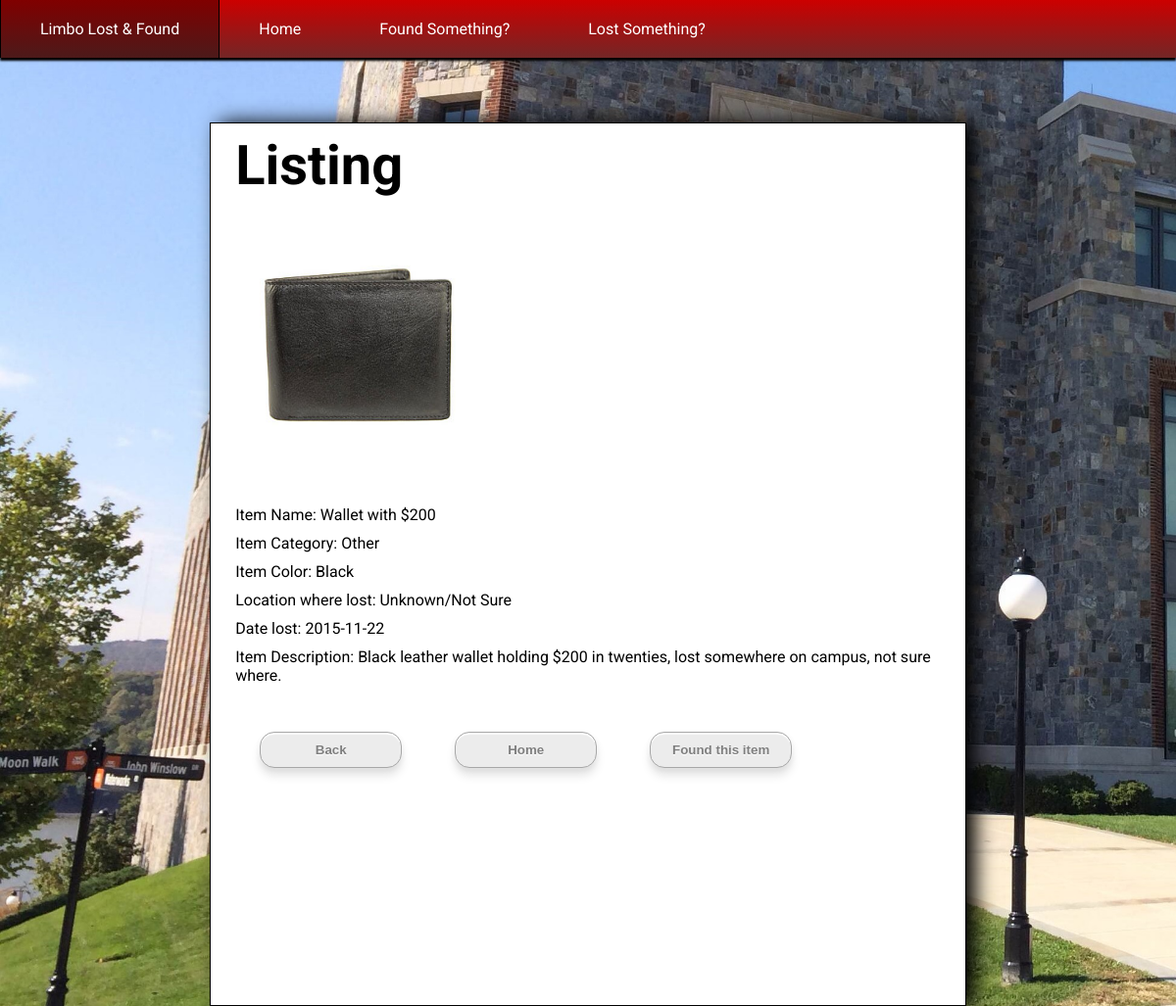
Screenshot of /results.php?id=3 with the database file from the repository.
### tables this page shows
CREATE TABLE IF NOT EXISTS stuff(
id INT PRIMARY KEY AUTO_INCREMENT,
item TEXT NOT NULL,
location_id INT NOT NULL,
category SET('Electronics', 'Clothing', 'School Supplies', 'Other') NOT NULL,
color TEXT NOT NULL,
description TEXT NOT NULL,
item_date DATE NOT NULL,
create_date DATE NOT NULL,
update_date DATE NOT NULL,
room TEXT,
uploaderEmail TEXT,
status SET('Found', 'Lost', 'Claimed') NOT NULL,
image TEXT,
FOREIGN KEY (location_id) REFERENCES locations(id)
);

CREATE TABLE IF NOT EXISTS locations(
id INT PRIMARY KEY AUTO_INCREMENT,
create_date DATETIME NOT NULL,
update_date DATETIME NOT NULL,
location_name TEXT NOT NULL);

### includes/helpers.php (the view, shortened to what this page needs)
<?php
function buildEmailButton($dbc, $id){
  $query = 'SELECT status FROM stuff WHERE id =' . $id;
  $results = mysqli_query($dbc , $query);
  if($results){
    while ($row = mysqli_fetch_array($results, MYSQLI_ASSOC)){
        if ($row['status'] == "Found") {
             echo '<button onClick="getEmailAddress(' . $id . ')"/>Claim item</button>';
        } else if ($row['status'] == "Lost") {
             echo '<button onClick="getEmailAddress(' . $id . ')"/>Found this item</button>';
        }
     }
  }
}
function show_listing($dbc, $id) {
  $query = 'SELECT * FROM stuff LEFT JOIN locations ON stuff.location_id=locations.id WHERE stuff.id = ' . $id;
  $results = mysqli_query( $dbc , $query ) ;
  if( $results )
  {
      echo '<H1>Listing</H1>' ;
      if( $row = mysqli_fetch_array( $results , MYSQLI_ASSOC ) )
      {
        echo '<img src="' . $row['image'] . '" style="width:200px; height: auto; margin:50px" />';
        echo '<p>Item Name: ' . $row['item'] . '</p>';
        echo '<p>Item Category: ' . $row['category'] . '</p>';
        echo '<p>Item Color: ' . $row['color'] . '</p>';
        if($row['location_name'])
          echo '<p>Location where ' . strtolower($row['status']) . ': ' . $row['location_name'] . '</p>';
        echo '<p>Date ' . strtolower($row['status']) . ': ' . $row['item_date'] .'</p>';
        echo '<p>Item Description: ' . $row['description'] . '</p>';
      }
  }
}

### templates/sharedStyle.css (style rules this page uses)
html { height: 100%; background-image: url("../images/hancock2-2.jpg"); background-size: cover; background-repeat: no-repeat; background-attachment: fixed; position: relative; font-family: 'Roboto', sans-serif; }
body { height: 100%; }
button { width:125px; padding:5px; }
#mainForm h1, p, h3 { padding-top: 10px; padding-left: 25px; margin-top: 0px; margin-bottom: 0px; }
#mainForm h1 { font-size: 350%; }
button { background: #ECECEC; border-radius: 15px; padding: 10px 20px; display: inline-block; font-family: arial; font-weight: bold; color:#7f7f7f; text-decoration: none; text-shadow:0px 1px 0px #fff; border:1px solid #a7a7a7; width: 145px; margin:0px auto; margin-top:10px; margin-left: 50px; box-shadow: 0px 2px 1px white inset, 0px -2px 8px white, 0px 2px 5px rgba(0, 0, 0, 0.1), 0px 8px 10px rgba(0, 0, 0, 0.1); -webkit-transition:box-shadow 0.5s; }

### rows the page displays
stuff: image (picture), item "Wallet with $200", category "Other", color "Black", status "lost", location.location_name "Unknown/Not Sure", item_date "2015-11-22", description "Black leather wallet holding $200 in twenties, lost somewhere on campus, not sure where."
